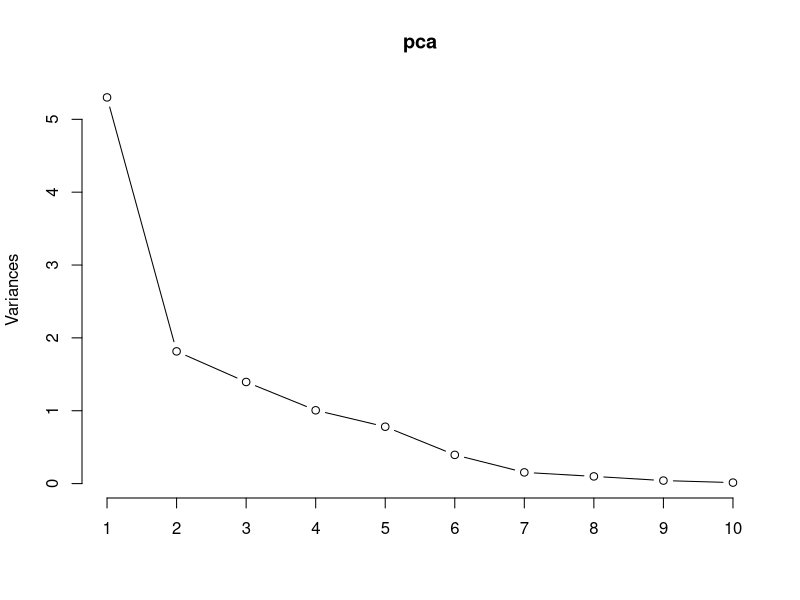
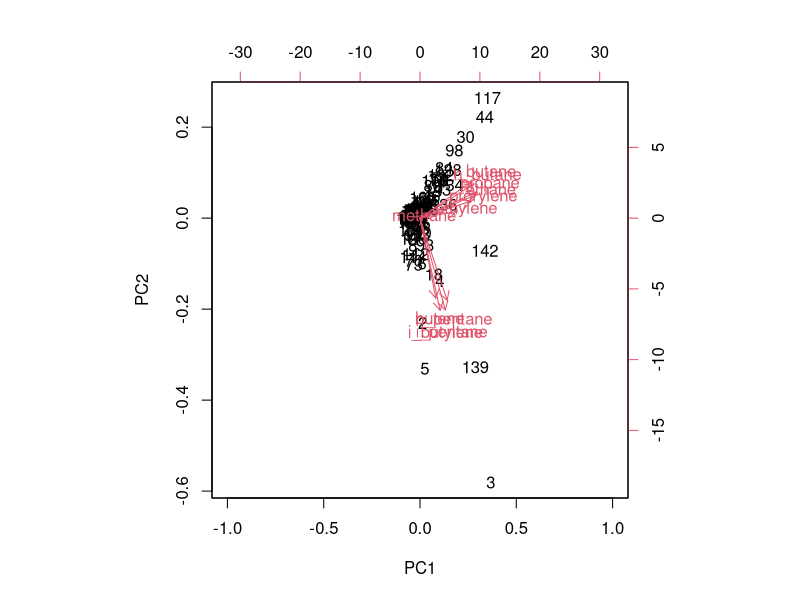

The R script that drew these images, in order:
setwd("C:/Users/TOSHIBA/Documents/Stochastic_labs/PCA") #path to folder with data file

input_data = read.csv("data.csv", header=TRUE)

prep_data = input_data

for (i in 1:nrow(prep_data))
{
  koef = prep_data[[1]][1]/prep_data[[1]][i]
  for (j in 1:ncol(prep_data))
  {
    prep_data[[j]][i]=prep_data[[j]][i]*koef
  }
}

prep_data = prep_data[, 2:ncol(prep_data)]

c = cor(prep_data, method = "spearman")

pca = prcomp(prep_data, center = TRUE, scale = TRUE)

pca_summary = summary(pca)

plot(pca, type = "l")

biplot(pca, xlim = c(-1,1))
